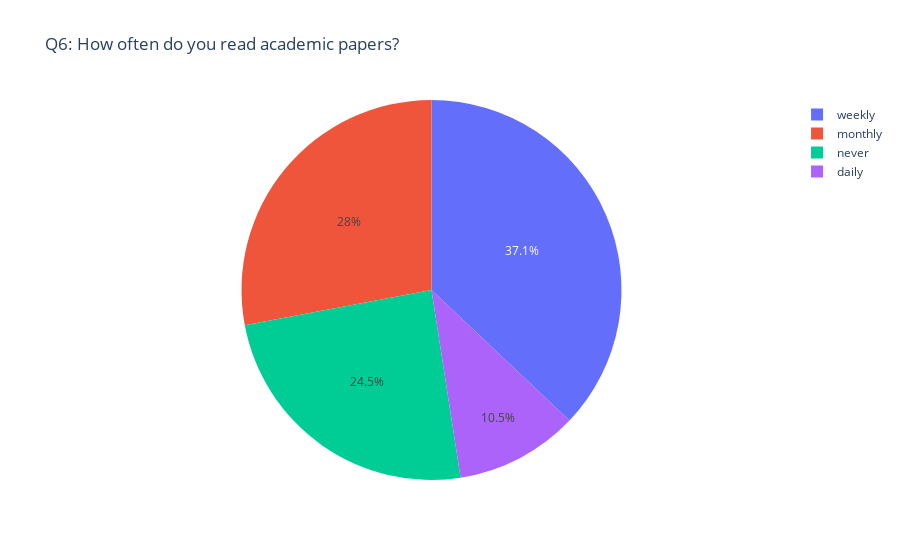

Notebook code for this chart:
### Code cell
df[f'q{question_no}'] = pd.concat([unified_q6_en, unified_q6_zh], axis=0)
q6_text = f"Q{question_no}: {column_names_en[question_no - 1]}"
q6_data = df.q6.value_counts().to_dict()
form_pie_chart(
    labels=list(q6_data.keys()), 
    values=list(q6_data.values()),
    title=q6_text
)

### Figure 1 — Plotly figure (JSON) as saved in the notebook; plotly's stock layout.template omitted (floating-point values rounded to 4 significant figures)
{"data": [{"labels": ["weekly", "monthly", "never", "daily"], "type": "pie", "values": [53, 40, 35, 15]}], "layout": {"title": {"text": "Q6: How often do you read academic papers?"}}}
